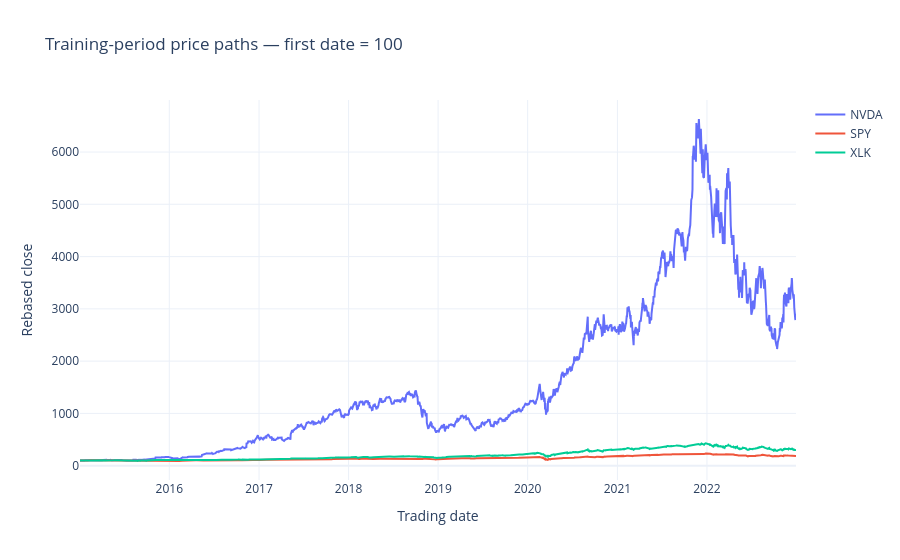

Notebook source saved alongside this figure:
### Markdown cell above
## Compare historical price paths
Rebase each series to 100 on the first training date for a descriptive comparison. This chart uses close, not a dividend-reinvested total-return series, and does not establish forecasting performance.

### Code cell
comparison = go.Figure()
for symbol, frame in panel.items():
    comparison.add_scatter(x=frame.index, y=100 * frame['close'] / frame['close'].iloc[0], name=symbol)
comparison.update_layout(title='Training-period price paths — first date = 100', xaxis_title='Trading date', yaxis_title='Rebased close', template='plotly_white')
comparison.show()

### Figure 1 — Plotly figure (JSON) as saved in the notebook; plotly's stock layout.template omitted (floating-point values rounded to 4 significant figures; data arrays with more than 128 entries replaced by an {"elided": "..."} marker saying what was removed)
{"data": [{"name": "NVDA", "type": "scatter", "x": {"elided": "2014 str values"}, "y": {"elided": "2014 float values"}}, {"name": "SPY", "type": "scatter", "x": {"elided": "2014 str values"}, "y": {"elided": "2014 float values"}}, {"name": "XLK", "type": "scatter", "x": {"elided": "2014 str values"}, "y": {"elided": "2014 float values"}}], "layout": {"title": {"text": "Training-period price paths — first date = 100"}, "xaxis": {"title": {"text": "Trading date"}}, "yaxis": {"title": {"text": "Rebased close"}}}}
